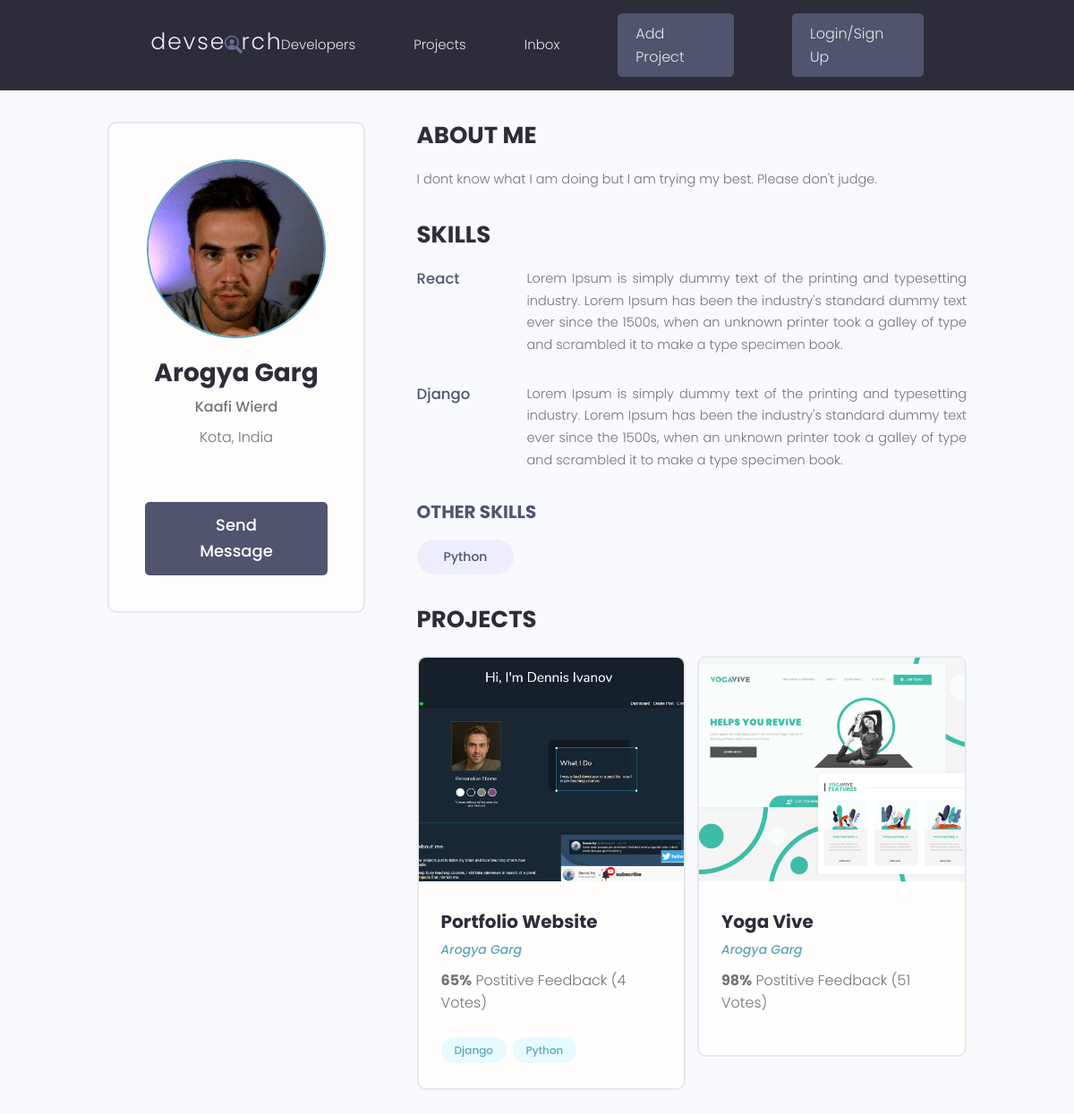
The app's page /profile/8db03a55-d2a4-4622-abd5-0e120d38e61f/, older data.
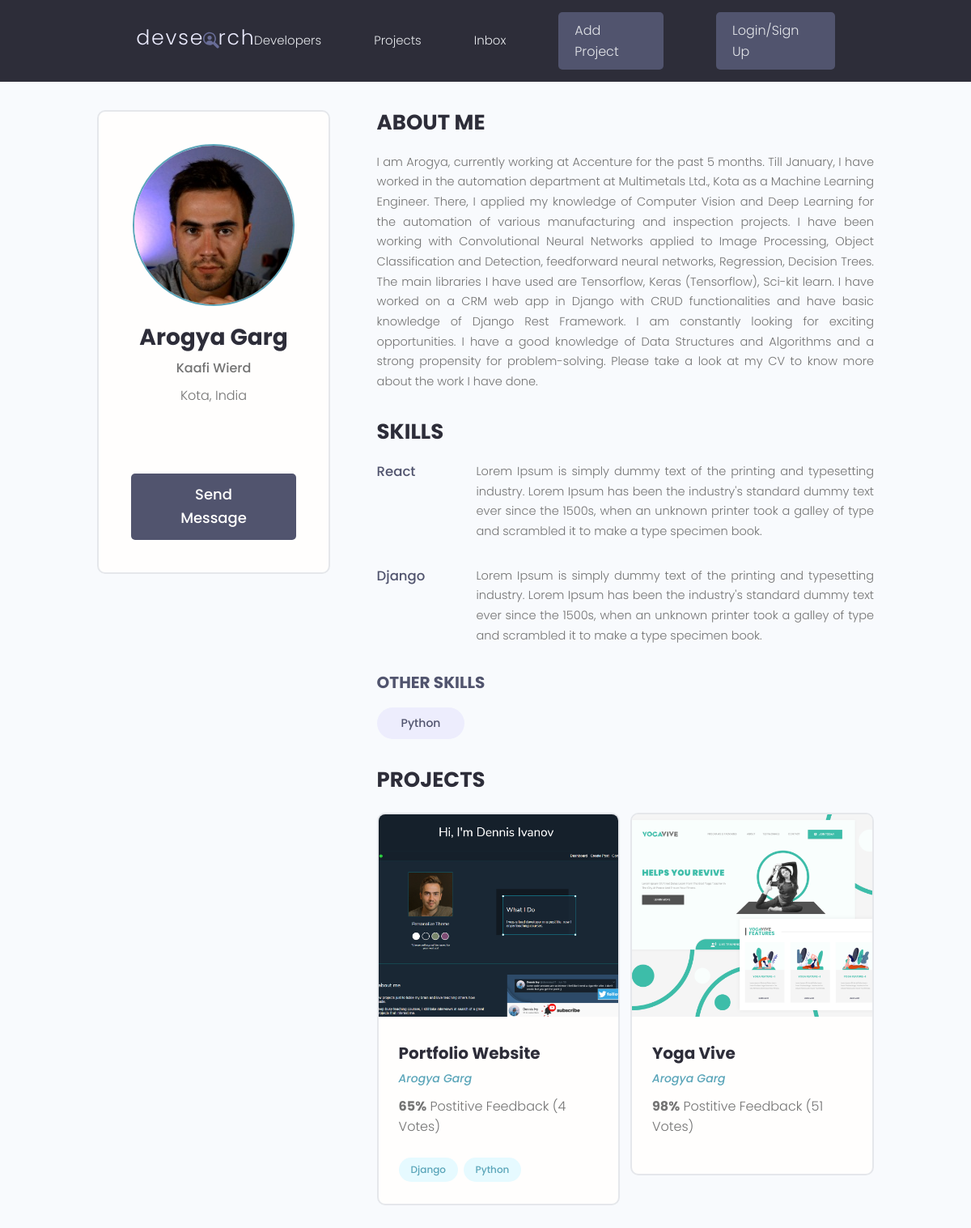
The same page, newer data.
### users/models.py (models this page shows, shortened)
class Profile(models.Model):
    user = models.OneToOneField(User, on_delete=models.CASCADE, null=True, blank=True)
    name = models.CharField(max_length=200, blank=True, null=True)
    email = models.EmailField(max_length=500, blank=True, null=True)
    username = models.CharField(max_length=200, blank=True, null=True)
    location = models.CharField(max_length=200, blank=True, null=True)
    short_intro = models.CharField(max_length=500, blank=True, null=True)
    bio = models.TextField(blank=True, null=True)
    profile_image = models.ImageField(null=True, blank=True, upload_to='profiles/', default='profiles/user-default.png')
    social_github = models.CharField(max_length=200, blank=True, null=True)
    social_twitter = models.CharField(max_length=200, blank=True, null=True)
    social_linkedin = models.CharField(max_length=200, blank=True, null=True)
    social_youtube = models.CharField(max_length=200, blank=True, null=True)
    social_website = models.CharField(max_length=200, blank=True, null=True)
    created = models.DateTimeField(auto_now_add=True)
    id = models.UUIDField(default=uuid.uuid4, unique=True, primary_key=True, editable=False)

### users/views.py (the view)
# urls.py: path('profile/<str:pk>/', views.userProfile,name='user-profile'),
def userProfile(request, pk):
    profile = Profile.objects.get(id=pk)
    topSkills = profile.skill_set.exclude(description__exact="")
    otherSkills = profile.skill_set.filter(description="")
    context = {'profile':profile, 'topSkills':topSkills, 'otherSkills':otherSkills}
    return render(request, 'users/user-profile.html', context)

### projects/models.py (called while the page is built)
    def __str__(self):
        return self.name

### users/templates/users/user-profile.html (shortened to what this page needs)
{% extends 'main.html' %}
{% block content %}
<main class="profile my-md">
    <div class="container">
      <div class="layout">
        <div class="column column--1of3">
          <div class="card text-center">
            <div class="card__body dev">
              <img class="avatar avatar--xl" src="{{profile.profile_image.url}}" />
              <h2 class="dev__name">{{ profile.name }}</h2>
              <p class="dev__title">{{ profile.short_intro }}</p>
              <p class="dev__location">{{ profile.location }}</p>
              <ul class="dev__social">
              </ul>
              <a href="#" class="btn btn--sub btn--lg">Send Message </a>
            </div>
          </div>
        </div>
        <div class="column column--2of3">
          <div class="devInfo">
            <h3 class="devInfo__title">About Me</h3>
            <p class="devInfo__about">{{profile.bio}}</p>
          </div>
          <div class="devInfo">
            <h3 class="devInfo__title">Skills</h3>
            <div class="devInfo__skills">
              {% for skill in topSkills %}
              <div class="devSkill">
                <h4 class="devSkill__title">{{skill.name}}</h4>
                <p class="devSkill__info">{{skill.description}}</p>
              </div>
              {% endfor %}
              <h3 class="devInfo__subtitle">Other Skills</h3>
              <div class="devInfo__otherSkills">
                {% for skill in otherSkills %}
                <span class="tag tag--pill tag--sub tag--lg">
                  <small>{{skill.name}}</small>
                </span>
                {% endfor %}
              </div>
            </div>
          </div>
          <div class="devInfo">
            <h3 class="devInfo__title">Projects</h3>
            <div class="grid grid--two">
              {% for project in profile.project_set.all %}
              <div class="column">
                <div class="card project">
                  <a href="{% url 'project' project.id %}" class="project">
                    <img class="project__thumbnail" src="{{ project.featured_image.url }}" alt="project thumbnail" />
                    <div class="card__body">
                      <h3 class="project__title">{{ project.title }}</h3>
                      <p><a class="project__author" href="{% url 'user-profile' profile.id %}">{{ project.owner.name }}</a></p>
                      <p class="project--rating">
                        <span style="font-weight: bold;">{{ project.vote_ratio }}%</span> Postitive
                        Feedback ({{project.vote_total}} Votes)
                      </p>
                      <div class="project__tags">
                        {% for tag in project.tags.all %}
                        <span class="tag tag--pill tag--main">
                          <small>{{tag}}</small>
                        </span>
                        {% endfor %}
                      </div>
                    </div>
                  </a>
                </div>
              </div>
              {% endfor %}
            </div>
          </div>
        </div>
      </div>
    </div>
  </main>
{% endblock %}

Row changes from the older to the newer data that the page shows:
changed Profile "Arogya Garg": bio "I dont know what I am doing but I am trying my best. Please don't judge." → "I am Arogya, currently working at Accenture for the past 5 months. Till January, I have worked in the automation department at Multimetals Ltd., Kota as a Machine Learning Engineer. There, I applied my knowledge of Computer Vision and Deep Learning for the automation of various manufacturing and inspection projects. I have been working with Convolutional Neural Networks applied to Image Processing, Object Classification and Detection, feedforward neural networks, Regression, Decision Trees. The main libraries I have used are Tensorflow, Keras (Tensorflow), Sci-kit learn. I have worked on a CRM web app in Django with CRUD functionalities and have basic knowledge of Django Rest Framework. I…"
